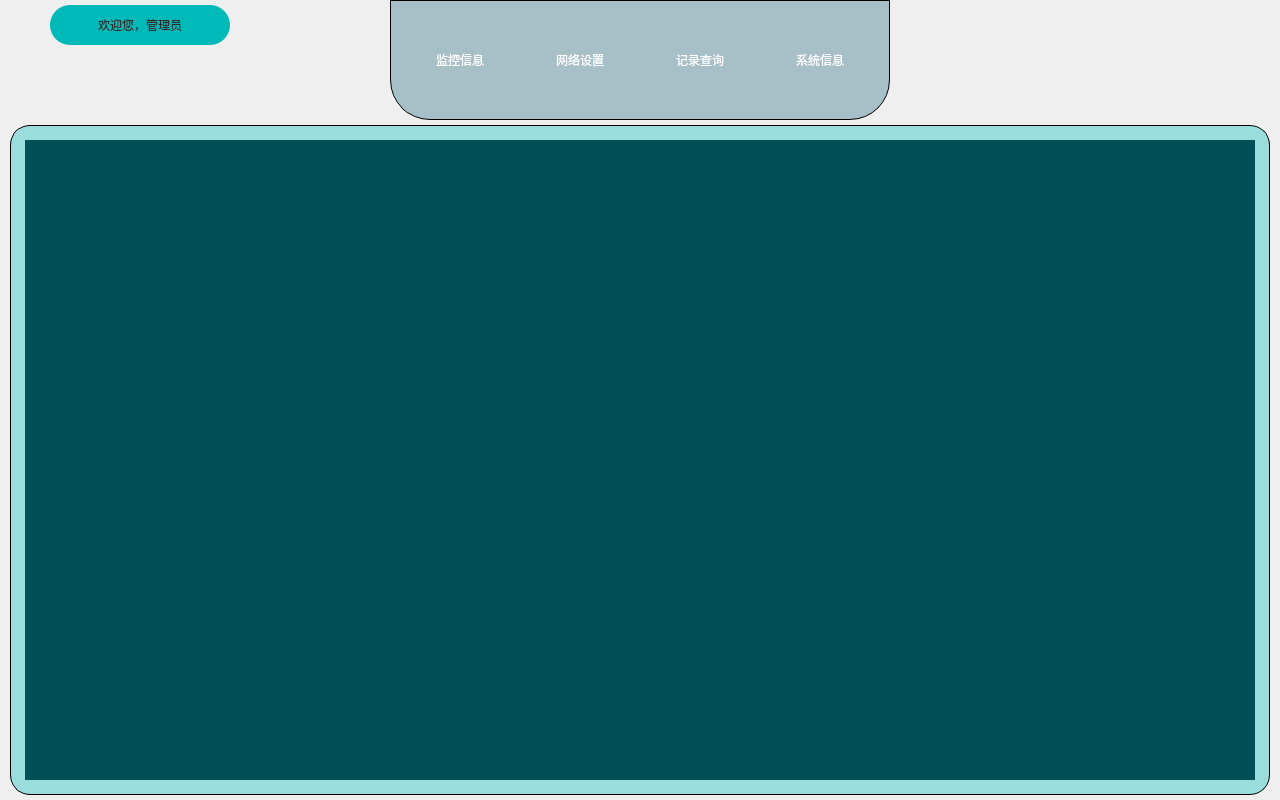
<?xml version="1.0" encoding="UTF-8"?>
<ui version="4.0">
 <class>HomePage</class>
 <widget class="QMainWindow" name="HomePage">
  <property name="geometry">
   <rect>
    <x>0</x>
    <y>0</y>
    <width>1280</width>
    <height>800</height>
   </rect>
  </property>
  <property name="sizePolicy">
   <sizepolicy hsizetype="Fixed" vsizetype="Fixed">
    <horstretch>0</horstretch>
    <verstretch>0</verstretch>
   </sizepolicy>
  </property>
  <property name="minimumSize">
   <size>
    <width>1280</width>
    <height>800</height>
   </size>
  </property>
  <property name="maximumSize">
   <size>
    <width>1280</width>
    <height>800</height>
   </size>
  </property>
  <property name="windowTitle">
   <string>远程监控客户端</string>
  </property>
  <widget class="QWidget" name="centralWidget">
   <property name="styleSheet">
    <string notr="true">QWidget#centralWidget{
border-image: url(:/Image/background.png);
}</string>
   </property>
   <widget class="QWidget" name="widgetFunBar" native="true">
    <property name="geometry">
     <rect>
      <x>390</x>
      <y>0</y>
      <width>500</width>
      <height>120</height>
     </rect>
    </property>
    <property name="styleSheet">
     <string notr="true">QWidget#widgetFunBar{
background-color: rgba(10, 89, 111, 80);
border:1px solid;
border-bottom-right-radius:40px;
border-bottom-left-radius:40px;
}


QToolButton{
font: 16pt &quot;楷体&quot;;
border:2px none;
color: rgb(255, 255, 255);
border-color: rgb(0, 170, 127);
}

QToolButton:hover{
font: 17pt &quot;楷体&quot;;
color: rgb(255, 0, 0);
/*background-color: rgb(3, 127, 119);*/
}</string>
    </property>
    <widget class="QToolButton" name="tBtnMornitor">
     <property name="geometry">
      <rect>
       <x>20</x>
       <y>10</y>
       <width>100</width>
       <height>100</height>
      </rect>
     </property>
     <property name="text">
      <string>监控信息</string>
     </property>
     <property name="icon">
      <iconset resource="image.qrc">
       <normaloff>:/Image/4.ico</normaloff>:/Image/4.ico</iconset>
     </property>
     <property name="iconSize">
      <size>
       <width>60</width>
       <height>60</height>
      </size>
     </property>
     <property name="toolButtonStyle">
      <enum>Qt::ToolButtonTextUnderIcon</enum>
     </property>
    </widget>
    <widget class="QToolButton" name="tBtnSystemSet">
     <property name="geometry">
      <rect>
       <x>140</x>
       <y>10</y>
       <width>100</width>
       <height>100</height>
      </rect>
     </property>
     <property name="text">
      <string>网络设置</string>
     </property>
     <property name="icon">
      <iconset resource="image.qrc">
       <normaloff>:/Image/13.ico</normaloff>:/Image/13.ico</iconset>
     </property>
     <property name="iconSize">
      <size>
       <width>60</width>
       <height>60</height>
      </size>
     </property>
     <property name="toolButtonStyle">
      <enum>Qt::ToolButtonTextUnderIcon</enum>
     </property>
    </widget>
    <widget class="QToolButton" name="tBtnRecord">
     <property name="geometry">
      <rect>
       <x>260</x>
       <y>10</y>
       <width>100</width>
       <height>100</height>
      </rect>
     </property>
     <property name="text">
      <string>记录查询</string>
     </property>
     <property name="icon">
      <iconset resource="image.qrc">
       <normaloff>:/Image/6.ico</normaloff>:/Image/6.ico</iconset>
     </property>
     <property name="iconSize">
      <size>
       <width>60</width>
       <height>60</height>
      </size>
     </property>
     <property name="toolButtonStyle">
      <enum>Qt::ToolButtonTextUnderIcon</enum>
     </property>
    </widget>
    <widget class="QToolButton" name="tBtnSystemInfo">
     <property name="geometry">
      <rect>
       <x>380</x>
       <y>10</y>
       <width>100</width>
       <height>100</height>
      </rect>
     </property>
     <property name="text">
      <string>系统信息</string>
     </property>
     <property name="icon">
      <iconset resource="image.qrc">
       <normaloff>:/Image/8.ico</normaloff>:/Image/8.ico</iconset>
     </property>
     <property name="iconSize">
      <size>
       <width>60</width>
       <height>60</height>
      </size>
     </property>
     <property name="toolButtonStyle">
      <enum>Qt::ToolButtonTextUnderIcon</enum>
     </property>
    </widget>
   </widget>
   <widget class="QLabel" name="label">
    <property name="geometry">
     <rect>
      <x>0</x>
      <y>0</y>
      <width>390</width>
      <height>50</height>
     </rect>
    </property>
    <property name="styleSheet">
     <string notr="true">border-image: url(:/Image/btnClicked.png);</string>
    </property>
    <property name="text">
     <string/>
    </property>
   </widget>
   <widget class="QLabel" name="lbSystemTime">
    <property name="geometry">
     <rect>
      <x>890</x>
      <y>0</y>
      <width>390</width>
      <height>50</height>
     </rect>
    </property>
    <property name="styleSheet">
     <string notr="true">border-image: url(:/Image/btnClicked.png);
font: 14pt &quot;微软雅黑&quot;;
font: 14pt &quot;楷体&quot;;
color: rgb(0, 0, 0);
</string>
    </property>
    <property name="text">
     <string/>
    </property>
    <property name="alignment">
     <set>Qt::AlignRight|Qt::AlignTrailing|Qt::AlignVCenter</set>
    </property>
   </widget>
   <widget class="QToolButton" name="tBtnUser">
    <property name="geometry">
     <rect>
      <x>50</x>
      <y>5</y>
      <width>180</width>
      <height>40</height>
     </rect>
    </property>
    <property name="styleSheet">
     <string notr="true">QToolButton{
font: 14pt &quot;楷体&quot;;
border:2px none;
color: rgb(255, 255, 255);
	color: rgb(44, 44, 44);
border-color: rgb(0, 170, 127);
border-radius:20px;
	background-color: rgb(0, 185, 185);
}

QToolButton:hover{
font: 15pt &quot;楷体&quot;;
color: rgb(255, 0, 0);
/*background-color: rgb(3, 127, 119);*/
}</string>
    </property>
    <property name="text">
     <string>欢迎您，管理员</string>
    </property>
    <property name="icon">
     <iconset resource="image.qrc">
      <normaloff>:/Image/profle.png</normaloff>:/Image/profle.png</iconset>
    </property>
    <property name="iconSize">
     <size>
      <width>30</width>
      <height>30</height>
     </size>
    </property>
    <property name="toolButtonStyle">
     <enum>Qt::ToolButtonTextBesideIcon</enum>
    </property>
   </widget>
   <widget class="QGroupBox" name="groupBox">
    <property name="geometry">
     <rect>
      <x>10</x>
      <y>125</y>
      <width>1260</width>
      <height>670</height>
     </rect>
    </property>
    <property name="styleSheet">
     <string notr="true">QGroupBox{
font: 14pt &quot;楷体&quot;;
border:1px solid;
border-color: rgb(0, 0, 0);
color: rgb(44, 44, 44);
border-radius:20px;
background-color: rgba(0, 185, 185,90);
}</string>
    </property>
    <property name="title">
     <string/>
    </property>
    <widget class="QStackedWidget" name="stackedWidget">
     <property name="geometry">
      <rect>
       <x>15</x>
       <y>15</y>
       <width>1230</width>
       <height>640</height>
      </rect>
     </property>
     <property name="styleSheet">
      <string notr="true">background-color: rgba(0, 185, 185,90);
background-color: rgb(2, 80, 85);</string>
     </property>
     <property name="currentIndex">
      <number>0</number>
     </property>
     <widget class="QWidget" name="pageMornitor"/>
     <widget class="QWidget" name="pageSystemSet"/>
     <widget class="QWidget" name="pageRecord"/>
     <widget class="QWidget" name="pageSystemInfo"/>
    </widget>
   </widget>
   <zorder>label</zorder>
   <zorder>widgetFunBar</zorder>
   <zorder>lbSystemTime</zorder>
   <zorder>tBtnUser</zorder>
   <zorder>groupBox</zorder>
  </widget>
 </widget>
 <layoutdefault spacing="6" margin="11"/>
 <resources>
  <include location="image.qrc"/>
 </resources>
 <connections/>
</ui>
